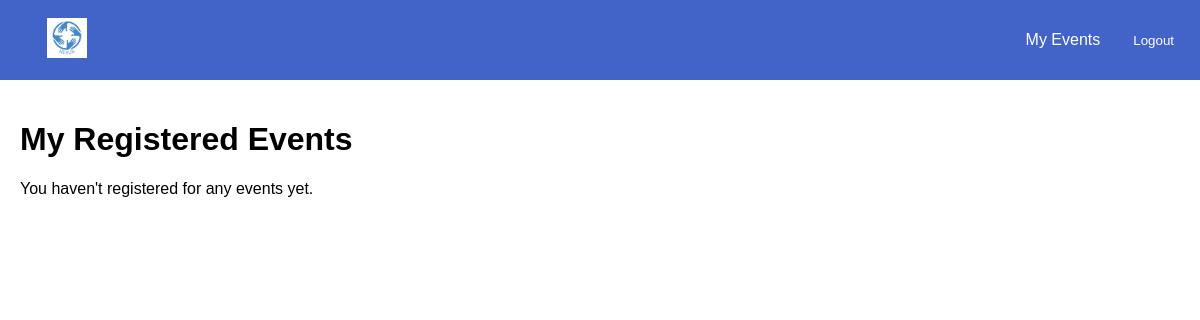
/events/my-events/ (signed in), run on an earlier commit of the app's database.
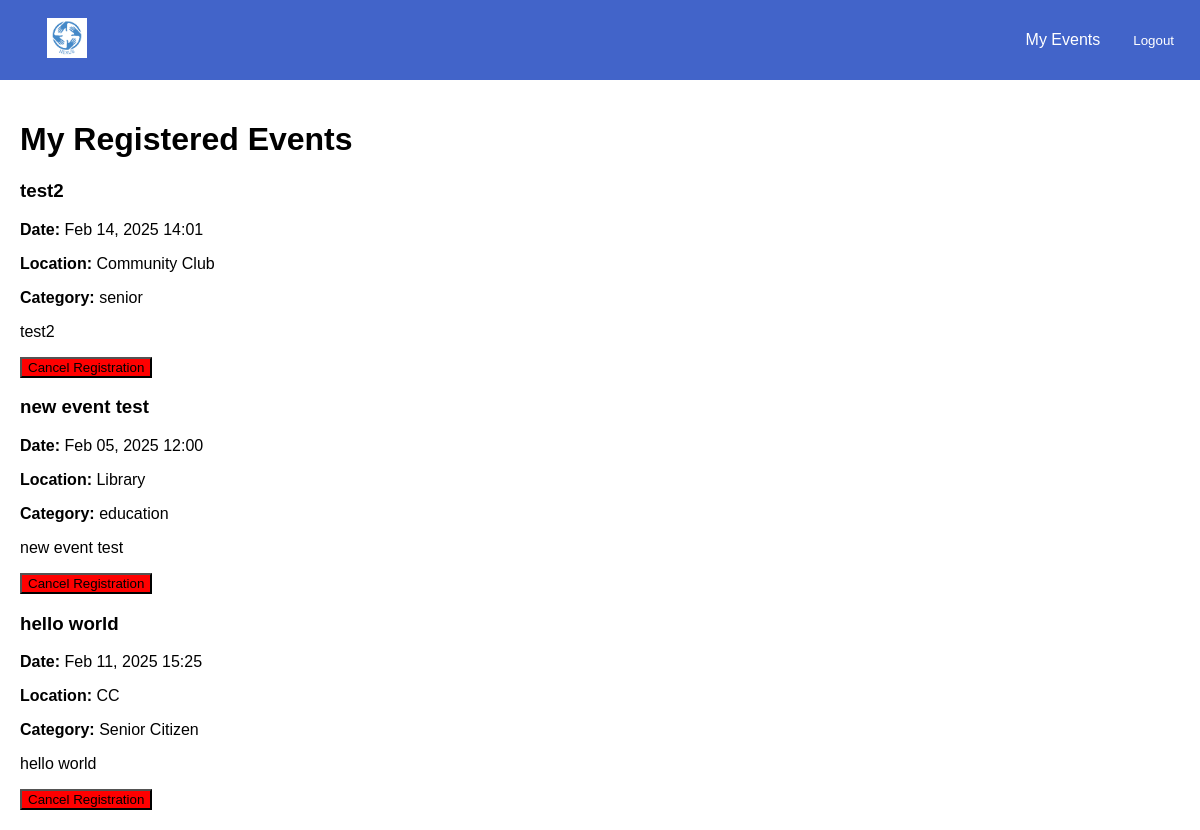
And on a later commit of the database.
### events/models.py (models this page shows, shortened)
class VolunteerEvent(models.Model):
    STATUS_CHOICES = [
        ('Registered', 'Registered'),
        ('Waiting List', 'Waiting List'),
    ]
    event = models.ForeignKey(Event, on_delete=models.CASCADE, related_name="registered_volunteers")
    volunteer = models.ForeignKey(settings.AUTH_USER_MODEL, on_delete=models.CASCADE, related_name="registered_events")
    registered_at = models.DateTimeField(auto_now_add=True)
    status = models.CharField(max_length=20, choices=STATUS_CHOICES, default='registered')
    class Meta:
        unique_together = ('event', 'volunteer')  # Prevent duplicate registrations

class Event(models.Model):
    CATEGORY_CHOICES = [
        ('Education', 'Education'),
        ('Social Development', 'Social Development'),
        ('Senior Citizen', 'Senior Citizen'),
    ]
    organisation = models.ForeignKey(settings.AUTH_USER_MODEL, on_delete=models.CASCADE)
    name = models.CharField(max_length=255)
    description = models.TextField()
    date = models.DateTimeField()
    location = models.CharField(max_length=255)
    volunteers_needed = models.PositiveIntegerField()
    roles_responsibilities = models.TextField()
    category = models.CharField(max_length=50, choices=CATEGORY_CHOICES, blank=False, default='education')

### events/views.py (the view)
# urls.py: path('my-events/', views.volunteer_events, name='volunteer_events'),
@login_required
def volunteer_events(request):
    registered_events = VolunteerEvent.objects.filter(volunteer=request.user)
    return render(request, 'events/volunteer_events.html', {'registered_events': registered_events})

### events/templates/events/volunteer_events.html (shortened to what this page needs)
{% extends 'base.html' %}
{% block content %}
    <h1>My Registered Events</h1>
    {% if registered_events %}
        {% for registration in registered_events %}
            <div class="event-card">
                <h3>{{ registration.event.name }}</h3>
                <p><strong>Date:</strong> {{ registration.event.date|date:"M d, Y H:i" }}</p>
                <p><strong>Location:</strong> {{ registration.event.location }}</p>
                <p><strong>Category:</strong> {{ registration.event.category }}</p>
                <p>{{ registration.event.description }}</p>
                <form action="{% url 'events:cancel_registration' registration.event.id %}" method="post">
                    <button type="submit" style="background-color: red;">Cancel Registration</button>
                </form>
            </div>
        {% endfor %}
    {% else %}
        <p>You haven't registered for any events yet.</p>
    {% endif %}
{% endblock %}

What changed in the data, as far as the page shows it:
added VolunteerEvent: event.name "test2", event "Feb 14, 2025 14:01", event.location "Community Club", event.category "senior", event.description "test2"
added VolunteerEvent: event.name "new event test", event "Feb 05, 2025 12:00", event.location "Library", event.category "education", event.description "new event test"
added VolunteerEvent: event.name "hello world", event "Feb 11, 2025 15:25", event.location "CC", event.category "Senior Citizen", event.description "hello world"
Also different on the page:
text no longer shown: "You haven't registered for any events yet."
